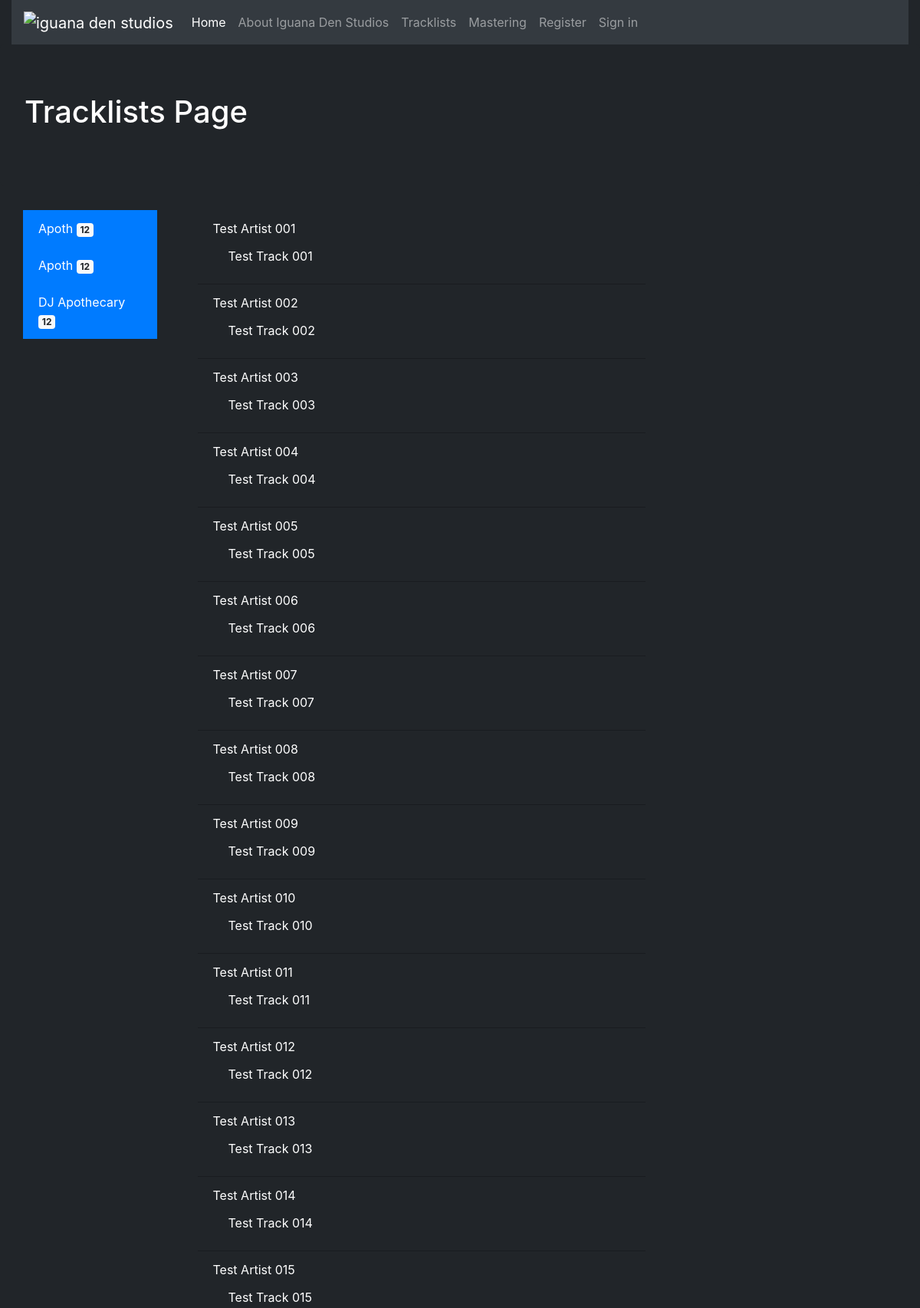
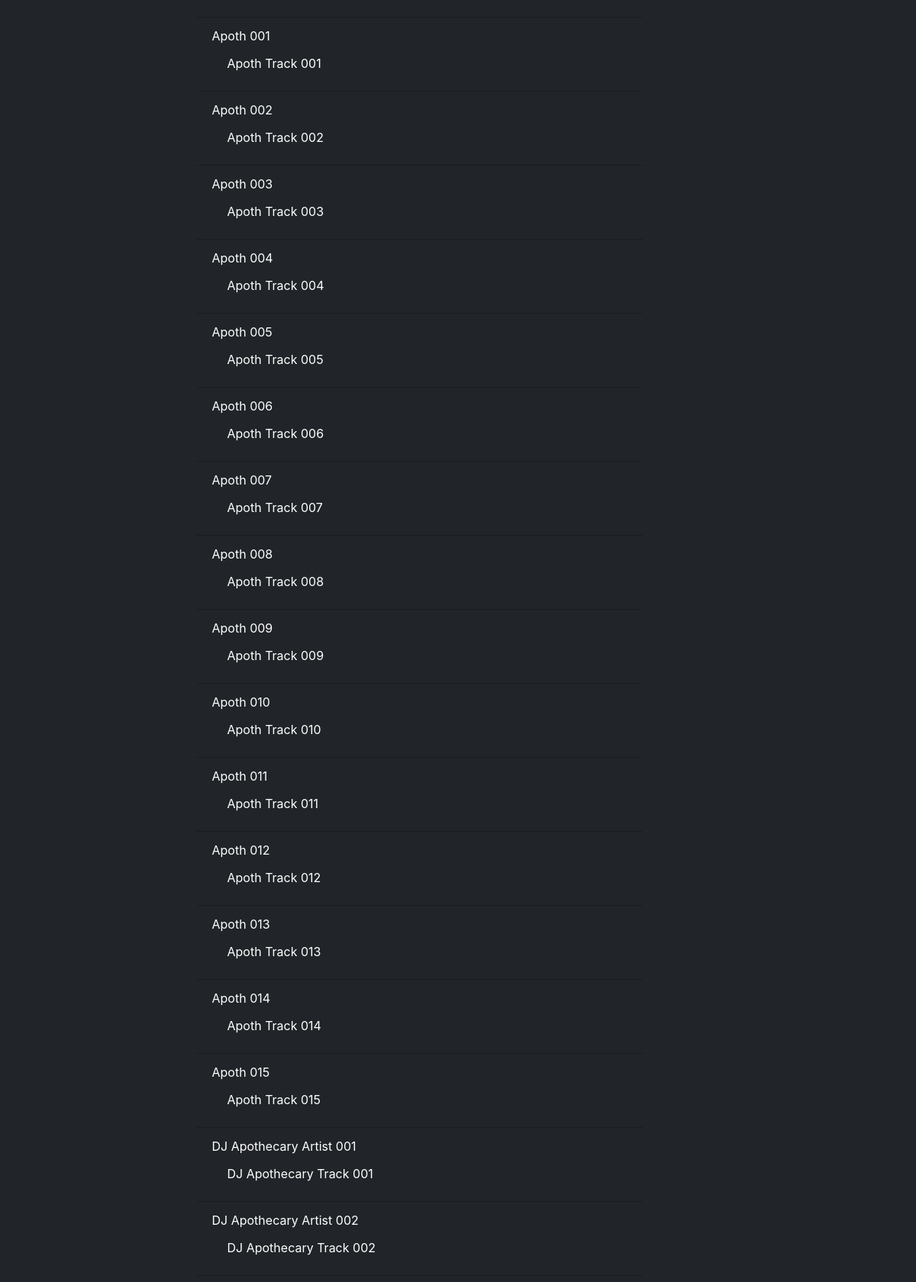
The page /1 (upper part) on the database its author committed (2 pictures, top to bottom).
### iguanadenstudios/upload/models/upload.py (models this page shows, shortened)
class TracklistName(db.Model):
    __tablename__ = 'tracklist_names'
    id = db.Column(db.Integer, primary_key = True)
    artist_dj_name = db.Column(db.String)
    tracklist_mix_name = db.Column(db.String)
    upload_date = db.Column(db.DateTime, default = datetime.utcnow)
    dj_name = db.relationship('TracklistDetails', backref = 'artist_dj_name', lazy = True)
    mix_name = db.relationship('TracklistDetails', backref = 'tracklist_mix_name', lazy = True)

class TracklistDetails(db.Model):
    __tablename__ = 'tracklist_details'
    tracklist_name = db.relationship(TracklistName)
    id = db.Column(db.Integer, primary_key = True)
    track_artist = db.Column(db.String)
    track_title = db.Column(db.String)
    tracklist_name_id = db.Column(db.Integer, db.ForeignKey('tracklist_names.id'))

### iguanadenstudios/tracklists/routes.py (the view)
@tracklists_blueprint.route('/<int:tracklist_name_id>')
def load_tracklist(tracklist_name_id):
    tracklist_details = TracklistDetails.query.join(TracklistName).all()
    td_list = []
    for item in tracklist_details:
        td_list.append(item)
    artist_tracklist_name = TracklistName.query.all()
    return render_template('tracklists.html',
                            artist_tracklist_name = artist_tracklist_name,
                            td_list = td_list)

### iguanadenstudios/tracklists/templates/tracklists/tracklists.html
{% extends 'base.html' %}
{% block content %}
<div class="apoth-jumbotron jumbotron">
    <h1>Tracklists Page</h1>
</div>
<div class="container-fluid">
    <div class="row no-gutters">
        <div class="col col-lg-3 align-self-start">
            {% with tracklist_details = tracklist_details %}
                {% include 'sidenav.html' %}
            {% endwith %}
        </div>
        <div class="col-lg-9 apoth-row-negative-margin-left">
            {% with td_list = td_list %}
                {% include 'listdisplay.html' %}
            {% endwith %}
        </div>
    </div>
</div>
{% endblock content %}

### iguanadenstudios/tracklists/templates/tracklists/sidenav.html (shortened to what this page needs)
{% block sidenav %}
    <div class="container">
        <div class="row no-gutters">
            {% for artist in artist_tracklist_name %}
                <div class="col-md-8">
                    <div class="list-group list-group-flush">
                        <button type="button" class="list-group-item list-group-item-action active"
                                        data-toggle="collapse" data-target="#{{ artist.artist_dj_name|replace(' ', '_') }}"
                                        aria-expanded="false" aria-controls="{{ artist.artist_dj_name|replace(' ', '_') }}">
                            {{ artist.artist_dj_name }}
                            <span class="badge badge-light">12</span>
                        </button>
                    </div>
                </div>
            {% endfor %}
        </div>
    </div>
{% endblock sidenav %}

### iguanadenstudios/tracklists/templates/tracklists/listdisplay.html
{% block listdisplay %}
        <div class="row no-gutters">
            <div class="col-md-8 align-self-start">
                {% for track in td_list %}
                    <ul class="apoth-list-group apoth-list-group-flush">
                        <li class="apoth-list-group-item">
                            {{ track.track_artist }}
                            <ul class="apoth-list-group apoth-list-group-flush">
                                <li class="apoth-list-group-item">
                                    {{ track.track_title}}
                                </li>
                            </ul>
                        </li>
                    </ul>
                {% endfor %}
            </div>
        </div>
{% endblock listdisplay %}

### iguanadenstudios/static/css/apothstyles.css (style rules this page uses)
body { margin: 0; font-family: -apple-system, BlinkMacSystemFont, "Segoe UI", Roboto, "Helvetica Neue", Arial, "Noto Sans", sans-serif, "Apple Color Emoji", "Segoe UI Emoji", "Segoe UI Symbol", "Noto Color Emoji"; font-size: 1rem; font-weight: 400; line-height: 1.5; background-color: #212529; text-align: left; color: #fff; }
li, ul { list-style-type: none; }
.apoth-row-negative-margin-left { margin-left: -50px; }
.apoth-jumbotron { background-color: #212529; }
.apoth-list-group { display: -ms-flexbox; display: flex; -ms-flex-direction: column; flex-direction: column; padding-left: 0; margin-bottom: 0; }
.apoth-list-group-flush .apoth-list-group-item { border-right: 0; border-left: 0; border-radius: 0; }
.apoth-list-group-flush .apoth-list-group-item:last-child { margin-bottom: -1px; }
.apoth-list-group-flush:first-child .apoth-list-group-item:first-child { border-top: 0; }
.apoth-list-group-flush:last-child .apoth-list-group-item:last-child { margin-bottom: 0; border-bottom: 0; }
.apoth-list-group-item { position: relative; display: block; padding: 0.75rem 1.25rem; margin-bottom: -1px; background-color: none; border: 1px solid rgba(0, 0, 0, 0.125); }
.apoth-list-group-item:first-child { border-top-left-radius: 0.25rem; border-top-right-radius: 0.25rem; }
.apoth-list-group-item:last-child { margin-bottom: 0; border-bottom-right-radius: 0.25rem; border-bottom-left-radius: 0.25rem; }

### rows shown on the page
TracklistName: artist_dj_name "Apoth"
TracklistName: artist_dj_name "Apoth"
TracklistName: artist_dj_name "DJ Apothecary"
TracklistDetails: track_artist "Test Artist 001", track_title "Test Track 001"
TracklistDetails: track_artist "Test Artist 002", track_title "Test Track 002"
TracklistDetails: track_artist "Test Artist 003", track_title "Test Track 003"
TracklistDetails: track_artist "Test Artist 004", track_title "Test Track 004"
TracklistDetails: track_artist "Test Artist 005", track_title "Test Track 005"
TracklistDetails: track_artist "Test Artist 006", track_title "Test Track 006"
TracklistDetails: track_artist "Test Artist 007", track_title "Test Track 007"
TracklistDetails: track_artist "Test Artist 008", track_title "Test Track 008"
TracklistDetails: track_artist "Test Artist 009", track_title "Test Track 009"
TracklistDetails: track_artist "Test Artist 010", track_title "Test Track 010"
TracklistDetails: track_artist "Test Artist 011", track_title "Test Track 011"
TracklistDetails: track_artist "Test Artist 012", track_title "Test Track 012"
TracklistDetails: track_artist "Test Artist 013", track_title "Test Track 013"
TracklistDetails: track_artist "Test Artist 014", track_title "Test Track 014"
TracklistDetails: track_artist "Test Artist 015", track_title "Test Track 015"
TracklistDetails: track_artist "Apoth 001", track_title "Apoth Track 001"
TracklistDetails: track_artist "Apoth 002", track_title "Apoth Track 002"
TracklistDetails: track_artist "Apoth 003", track_title "Apoth Track 003"
TracklistDetails: track_artist "Apoth 004", track_title "Apoth Track 004"
TracklistDetails: track_artist "Apoth 005", track_title "Apoth Track 005"
TracklistDetails: track_artist "Apoth 006", track_title "Apoth Track 006"
TracklistDetails: track_artist "Apoth 007", track_title "Apoth Track 007"
TracklistDetails: track_artist "Apoth 008", track_title "Apoth Track 008"
TracklistDetails: track_artist "Apoth 009", track_title "Apoth Track 009"
TracklistDetails: track_artist "Apoth 010", track_title "Apoth Track 010"
TracklistDetails: track_artist "Apoth 011", track_title "Apoth Track 011"
TracklistDetails: track_artist "Apoth 012", track_title "Apoth Track 012"
TracklistDetails: track_artist "Apoth 013", track_title "Apoth Track 013"
TracklistDetails: track_artist "Apoth 014", track_title "Apoth Track 014"
TracklistDetails: track_artist "Apoth 015", track_title "Apoth Track 015"
TracklistDetails: track_artist "DJ Apothecary Artist 001", track_title "DJ Apothecary Track 001"
TracklistDetails: track_artist "DJ Apothecary Artist 002", track_title "DJ Apothecary Track 002"
